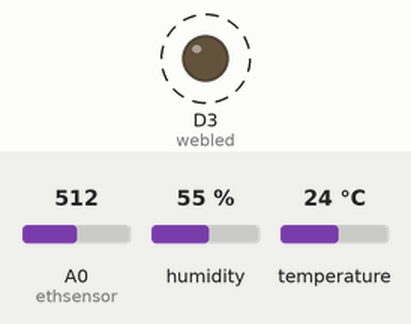
Bench run of a sketch on a simulated ESP8266 (NodeMCU). Shown: output pins drawn as LEDs (lit = HIGH). Dashed ring = blinking. The inputs (shaded band) are chosen by the test bench; at power-on: A0 (ethsensor) = 512, humidity 55 %, temperature 24 °C. WiFi joins after 1.5 s; servers stay silent unless stated; uploads are accepted with an empty reply; what the sketch prints to the serial monitor is not drawn.

Above: at 1.68 s.
Timing chart, 0 to 4.5 s (numbered marks = the images above):
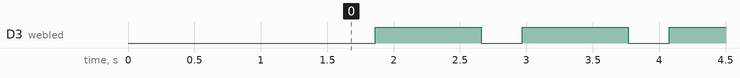

The sketch:

simple_MQ3.ino
```cpp
#include <DHT.h>
#ifdef ESP32
#include <WiFi.h>
#include <HTTPClient.h>
#else
#include <ESP8266HTTPClient.h>
#include <ESP8266WiFi.h>
#include <WiFiClient.h>
#endif
#include <ESP8266WiFi.h>
#include <PubSubClient.h>
#include "DHT.h"
WiFiClient espClient;
PubSubClient client(espClient);
long now = millis();
long lastMeasure = 0;
const char* ssid = "ssid";
const char* password = "password";
const char* serverName = "0.0.0.0:0000/myfile";
const char* cloudserverName = "0.0.0.0:0000/myfile";
String apiKeyValue = "**********";
String productcode = "**************";
String uniquekey = "*******";
String modelname = "TES";
#define DHTPIN 4
int ethsensor = A0;
int webled = D3;
int light;
float t;
#define DHTTYPE DHT11
DHT dht(DHTPIN, DHTTYPE);
void setup(void)
{
  dht.begin();
  Serial.begin(9600);
  pinMode(ethsensor, INPUT);
  pinMode(webled, OUTPUT);
  Serial.print("Connecting to ");
  Serial.println(ssid);
  WiFi.begin(ssid, password);
  while (WiFi.status() != WL_CONNECTED) {
    delay(500);
    Serial.print(".");
  }
  Serial.println("");
  Serial.print("WiFi connected - ESP IP address: ");
  Serial.println(WiFi.localIP());

}
void localserver() {
  digitalWrite(webled, LOW);
  float sensorVoltage;
  float sensorValue;

  sensorValue = analogRead(ethsensor);
  sensorVoltage = sensorValue / 1024 * 5.0;

  Serial.print("sensor voltage = ");
  Serial.print(sensorVoltage);
  Serial.println(" V");

  if (WiFi.status() == WL_CONNECTED) {
    HTTPClient http;
    http.begin(serverName);
    http.addHeader("Content-Type", "application/x-www-form-urlencoded");
    float h = dht.readHumidity();
    float t = dht.readTemperature();
    String httpRequestData =  "api_key=" + apiKeyValue + "&product_code=" + productcode + "&model_name=" + modelname + "&unique_key=" + uniquekey + "&temperature=" +  t + "&humidity=" +  h
                              +  "&ETH=" + sensorVoltage +  "" ;
    Serial.print("httpRequestData: ");
    Serial.println(httpRequestData);

    int httpResponseCode = http.POST(httpRequestData);

    if (httpResponseCode > 0) {
      Serial.print("HTTP Response code: ");
      Serial.println(httpResponseCode);
    }
    else {
      Serial.print("Error code: ");
      Serial.println(httpResponseCode);
    }
    if (httpResponseCode == 200) {
      digitalWrite(webled, HIGH);
      delay(300);
    }
    else {
      digitalWrite(webled, LOW);
    }
     http.end();
  }
  else {
    Serial.println("WiFi Disconnected");
  }
  delay(500);
}
void cloudserver() {
  digitalWrite(webled, LOW);
  float sensorVoltage;
  float sensorValue;

  sensorValue = analogRead(ethsensor);
  sensorVoltage = sensorValue / 1024 * 5.0;

  Serial.print("sensor voltage = ");
  Serial.print(sensorVoltage);
  Serial.println(" V");

  if (WiFi.status() == WL_CONNECTED) {
    HTTPClient http;
    http.begin(cloudserverName);
    http.addHeader("Content-Type", "application/x-www-form-urlencoded");
    float h = dht.readHumidity();
    float t = dht.readTemperature();
    String httpRequestData =  "api_key=" + apiKeyValue + "&product_code=" + productcode + "&model_name=" + modelname + "&unique_key=" + uniquekey + "&temperature=" +  t + "&humidity=" +  h
                              +  "&ETH=" + sensorVoltage +  "" ;
    Serial.print("httpRequestData: ");
    Serial.println(httpRequestData);

    int httpResponseCode = http.POST(httpRequestData);

    if (httpResponseCode > 0) {
      Serial.print("HTTP Response code: ");
      Serial.println(httpResponseCode);
    }
    else {
      Serial.print("Error code: ");
      Serial.println(httpResponseCode);
    }
    if (httpResponseCode == 200) {
      digitalWrite(webled, HIGH);
      delay(300);
    }
    else {
      digitalWrite(webled, LOW);
    }
    // Free resources
    http.end();
  }
  else {
    Serial.println("WiFi Disconnected");
  }
  delay(500);
}

void loop() {
  localserver();
  cloudserver();
}
```

Measured:
- by itself, D3 (webled): alternates HIGH for 0.80 s and LOW for 0.31 s
